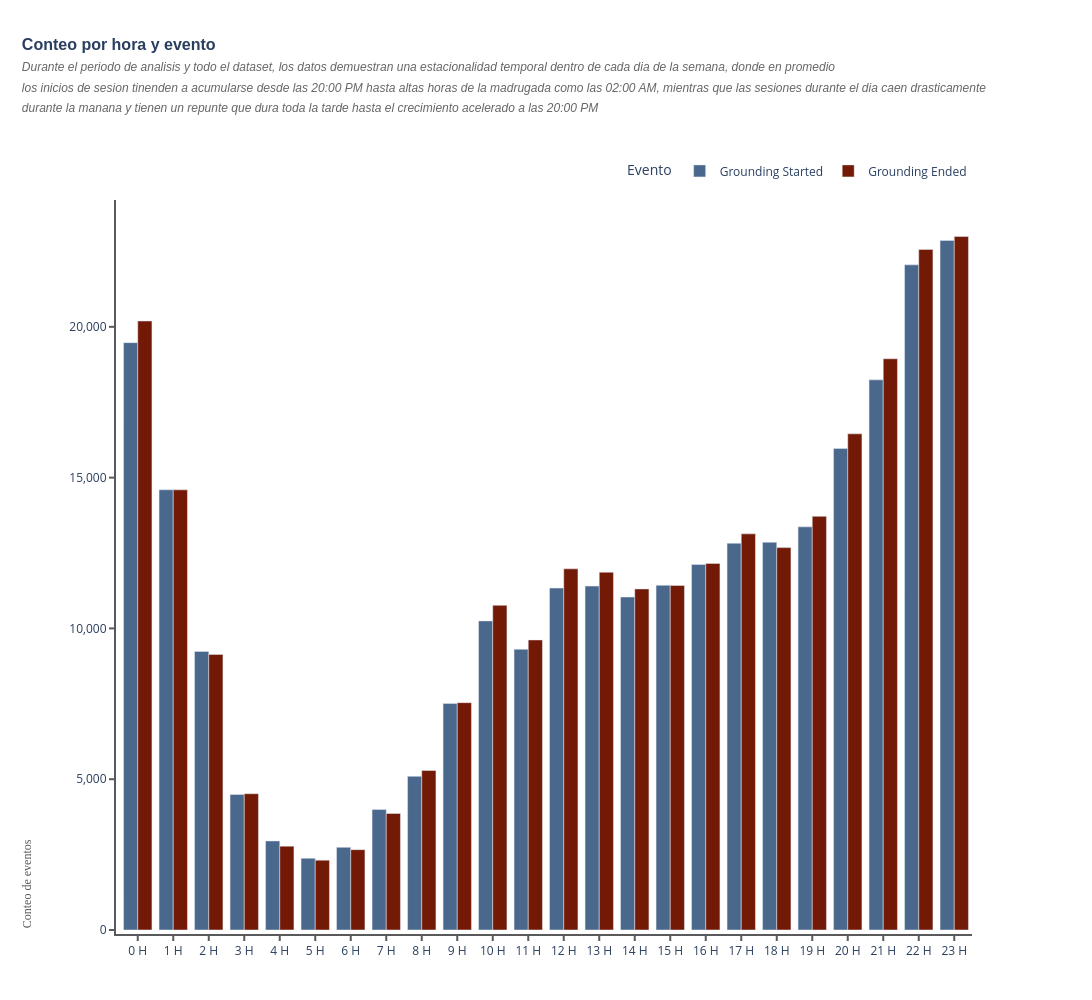

Here is the notebook cell this chart was saved with:
### Code cell
#? 4. Visualizacion con Plotly de la agrupacion por hora y la tasa de eventos de inicio y fin


#? 4.1 Ahora realizamos el mismo estilo de stacking de casos, pero en lugar de trabajar mediante la agrupacion por fecha, tomamos directamente la agregacion por horas
agrupacion_hora_plot = (
    agrupacion_hora
        .reset_index()
        .melt(
            id_vars='hora', #Columna de eje, la hora del dataset agrupado por hora
            value_vars=['Grounding Started', 'Grounding Ended'], #columans de valores a hacer un melt por cada registro de hora
            var_name='event', #nombre de la columna de agregacion de eventos
            value_name='conteo' #nombre de la columna final con los valores
        )
)

#? 4.2 Definimos un grafico de barras qeu compare en el eje x las horas del dia y en el eje y el conteo de cada una de los eventos, sea de inicio o de fin segmentado por los colores de evento
fig = px.bar(
    agrupacion_hora_plot,
    x='hora',
    y='conteo',
    color='event',
    barmode='group',
    category_orders={'hora': list(range(24))},
    color_discrete_map=EVENT_COLORS,
    title='Conteo por hora y evento'
)

#? 4.3 Configuramos con el estilo general de todas las dashboards
apply_dashboard_theme(
    fig,
    'Conteo por hora y evento',
    'Durante el periodo de analisis y todo el dataset, los datos demuestran una estacionalidad temporal dentro de cada dia de la semana, donde en promedio<br>'
    'los inicios de sesion tinenden a acumularse desde las 20:00 PM hasta altas horas de la madrugada como las 02:00 AM, mientras que las sesiones durante el dia caen drasticamente<br>'
    'durante la manana y tienen un repunte que dura toda la tarde hasta el crecimiento acelerado a las 20:00 PM',
    height=900,
)
apply_dashboard_axes(fig, x_label='Hora del día', y_label='Conteo de eventos', x_ticks=list(range(24)), x_tick_labels=[f"{str(h)} H" for h in range(24)], x_tick_angle=0, y_axis_style={'tickformat': ',.0f'})
fig.update_layout(hovermode='x', legend=dict(title='Evento', orientation='h', yanchor='bottom', y=1.02, xanchor='right', x=1), height=1000)

### Figure 1 — Plotly figure (JSON) as saved in the notebook; plotly's stock layout.template omitted (floating-point values rounded to 4 significant figures)
{"data": [{"alignmentgroup": "True", "hovertemplate": "event=Grounding Started<br>hora=%{x}<br>conteo=%{y}<extra></extra>", "legendgroup": "Grounding Started", "marker": {"color": "#4A678C", "pattern": {"shape": ""}}, "name": "Grounding Started", "offsetgroup": "Grounding Started", "orientation": "v", "showlegend": true, "textposition": "auto", "x": [0, 1, 2, 3, 4, 5, 6, 7, 8, 9, 10, 11, 12, 13, 14, 15, 16, 17, 18, 19, 20, 21, 22, 23], "xaxis": "x", "y": [19476, 14597, 9236, 4495, 2952, 2377, 2740, 3994, 5094, 7513, 10249, 9309, 11337, 11403, 11041, 11430, 12119, 12824, 12855, 13367, 15968, 18241, 22055, 22864], "yaxis": "y", "type": "bar"}, {"alignmentgroup": "True", "hovertemplate": "event=Grounding Ended<br>hora=%{x}<br>conteo=%{y}<extra></extra>", "legendgroup": "Grounding Ended", "marker": {"color": "#731A06", "pattern": {"shape": ""}}, "name": "Grounding Ended", "offsetgroup": "Grounding Ended", "orientation": "v", "showlegend": true, "textposition": "auto", "x": [0, 1, 2, 3, 4, 5, 6, 7, 8, 9, 10, 11, 12, 13, 14, 15, 16, 17, 18, 19, 20, 21, 22, 23], "xaxis": "x", "y": [20193, 14595, 9138, 4519, 2781, 2316, 2664, 3865, 5288, 7538, 10764, 9617, 11976, 11862, 11309, 11424, 12155, 13135, 12679, 13715, 16452, 18940, 22567, 22995], "yaxis": "y", "type": "bar"}], "layout": {"xaxis": {"anchor": "y", "domain": [0.0, 1.0], "title": {"text": ""}, "categoryorder": "array", "categoryarray": [0, 1, 2, 3, 4, 5, 6, 7, 8, 9, 10, 11, 12, 13, 14, 15, 16, 17, 18, 19, 20, 21, 22, 23], "showgrid": false, "showline": true, "linewidth": 2, "linecolor": "#5A5A5C", "tickangle": 0, "ticks": "outside", "tickwidth": 2, "tickcolor": "#5A5A5C", "tickvals": [0, 1, 2, 3, 4, 5, 6, 7, 8, 9, 10, 11, 12, 13, 14, 15, 16, 17, 18, 19, 20, 21, 22, 23], "ticktext": ["0 H", "1 H", "2 H", "3 H", "4 H", "5 H", "6 H", "7 H", "8 H", "9 H", "10 H", "11 H", "12 H", "13 H", "14 H", "15 H", "16 H", "17 H", "18 H", "19 H", "20 H", "21 H", "22 H", "23 H"]}, "yaxis": {"anchor": "x", "domain": [0.0, 1.0], "title": {"text": ""}, "showgrid": false, "showline": true, "linewidth": 2, "linecolor": "#5A5A5C", "ticks": "outside", "tickwidth": 2, "tickcolor": "#5A5A5C", "tickformat": ",.0f"}, "legend": {"title": {"text": "Evento"}, "tracegroupgap": 0, "orientation": "h", "yanchor": "bottom", "y": 1.02, "xanchor": "right", "x": 1}, "title": {"text": "<b>Conteo por hora y evento</b><br><i><span style='font-size:12px;font-weight:200;color:#666'>Durante el periodo de analisis y todo el dataset, los datos demuestran una estacionalidad temporal dentro de cada dia de la semana, donde en promedio<br>los inicios de sesion tinenden a acumularse desde las 20:00 PM hasta altas horas de la madrugada como las 02:00 AM, mientras que las sesiones durante el dia caen drasticamente<br>durante la manana y tienen un repunte que dura toda la tarde hasta el crecimiento acelerado a las 20:00 PM</span></i>", "font": {"size": 16, "family": "Arial"}, "x": 0.02, "xanchor": "left", "y": 0.95}, "barmode": "group", "margin": {"l": 120, "r": 120, "b": 70, "t": 200, "pad": 4}, "autosize": false, "width": 1200, "height": 1000, "paper_bgcolor": "rgba(0,0,0,0)", "plot_bgcolor": "rgba(0,0,0,0)", "annotations": [{"font": {"color": "#5A5A5C", "family": "Arial Black", "size": 12}, "showarrow": false, "text": "Hora del día", "x": 0, "xanchor": "left", "xref": "paper", "y": -0.12, "yanchor": "bottom", "yref": "paper"}, {"font": {"color": "#5A5A5C", "family": "Arial Black", "size": 12}, "showarrow": false, "text": "Conteo de eventos", "textangle": -90, "x": -0.12, "xanchor": "left", "xref": "paper", "y": 0, "yanchor": "bottom", "yref": "paper"}], "hovermode": "x"}}
